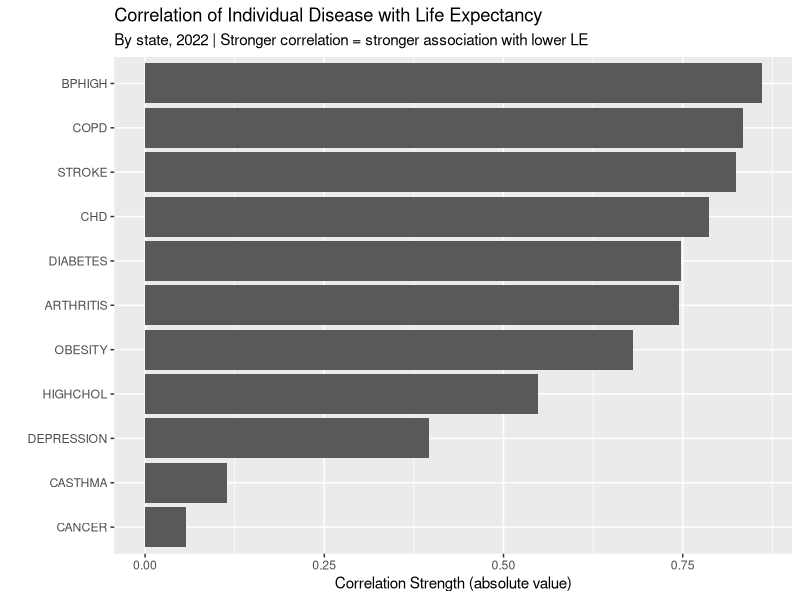
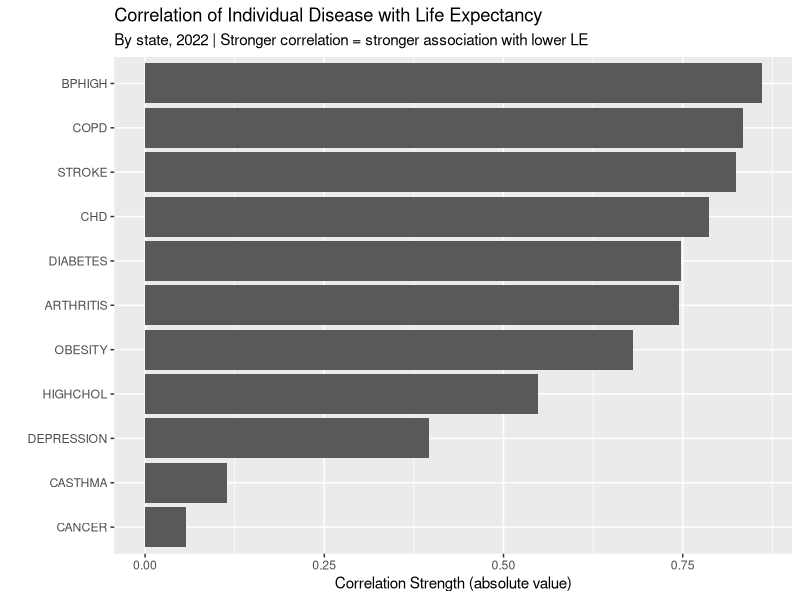

Recreate these plots in R, in order.
# --- import libraries ---
library(tidyverse)

# --- load data ---
disease_individual <- read.csv("data/processed/state_disease_individual.csv")

# --- explore data ---
head(disease_individual)
summary(disease_individual)

# --- correlation tests ---
disease_cols <- disease_individual %>%
  select(ARTHRITIS:STROKE)
correlations <- sapply(disease_cols, function(x) {
  test <- cor.test(disease_individual$LifeExpectancy, x)
  c(correlation = test$estimate, p_value = test$p.value)
})

# --- rank by strongest correlation ---
cor_df <- data.frame(
  Disease = colnames(disease_cols),
  Correlation = round(as.numeric(correlations[1,]), 3),
  P_Value = as.numeric(correlations[2,])
)

cor_df <- cor_df %>% arrange(Correlation)
print(cor_df)

ggplot(data=cor_df, aes(x = reorder(Disease, abs(Correlation)), y = abs(Correlation))) +
  geom_col() +
  coord_flip() +
  labs(
    title = "Correlation of Individual Disease with Life Expectancy",
    subtitle = "By state, 2022 | Stronger correlation = stronger association with lower LE",
    x = "",
    y = "Correlation Strength (absolute value)"
  )

ggsave("visualizations/q2_disease_correlation_ranking.png", width = 8, height = 6)

# ============================================================
# Clinical observations and follow-up questions
# ============================================================
# 1. Cancer prevalence shows slight POSITIVE correlation with LE
#    - Likely reflects screening/diagnosis bias: wealthier states
#      detect more cancer, especially treatable types (skin, breast, prostate)
#    - Cancer MORTALITY data would likely show inverse relationship
#
# 2. Arthritis correlates nearly as strongly as diabetes (r=-0.745)
#    - Not a direct cause of organ disease, but a mobility/pain cascade:
#      arthritis → pain → inactivity → obesity → CVD/diabetes
#    - May serve as proxy for downstream metabolic effects
#
# 3. Follow-up: How do lifestyle risk factors and social determinants
#    mediate the disease-LE relationship? (Questions 5-7)
#    - Does controlling for physical inactivity weaken arthritis correlation?
#    - Does food insecurity explain disease burden independently?
